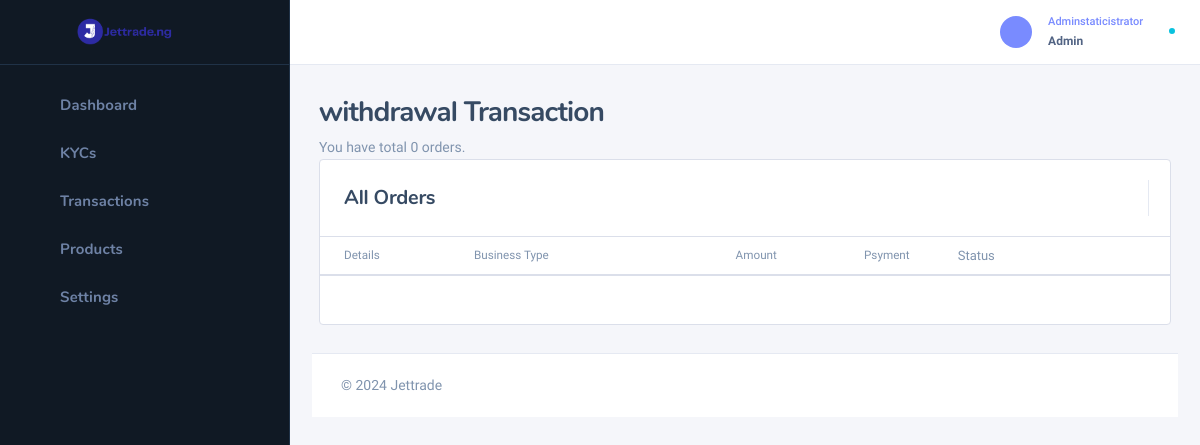
The app's page /superadmin/withdraw, older data.
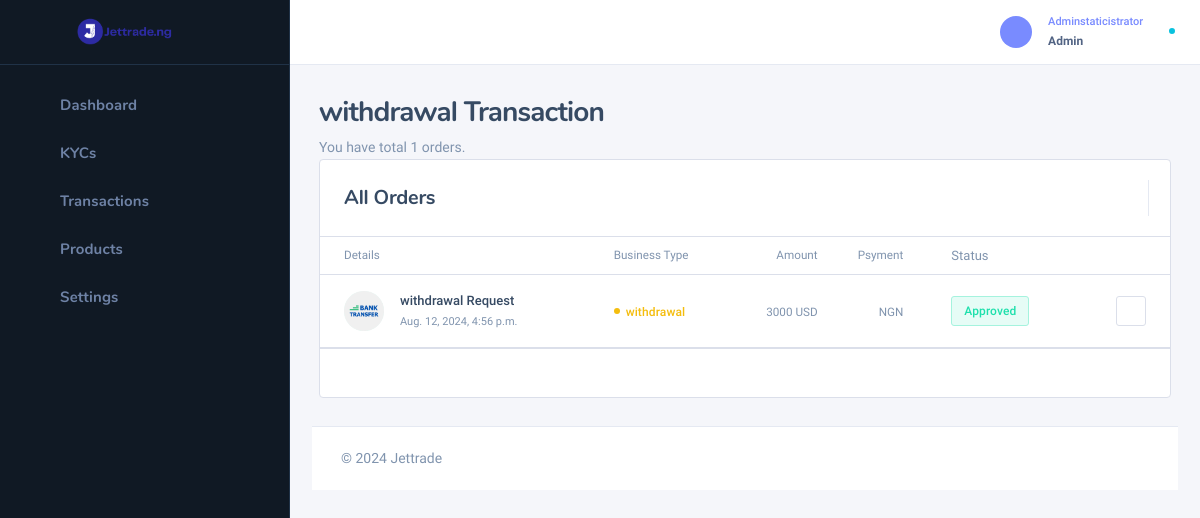
The same page, newer data.
### user_app/models.py (models this page shows, shortened)
class withd_his(models.Model):
    user = models.ForeignKey(settings.AUTH_USER_MODEL,on_delete=models.SET_NULL, null=True)
    bank = models.ForeignKey(bankdetails, on_delete=models.CASCADE)
    name = models.CharField(max_length=100)
    account_number = models.CharField(max_length=100)
    amount = models.IntegerField(default=0)
    status = models.BooleanField(default=False)
    date = models.DateTimeField(blank=True,null=True,default=timezone.now)

### superadmin/views.py (the view)
# urls.py: path('withdraw',views.withdraw,name='withdraw'),
def withdraw(request):
   x = withd_his.objects.all()
   t_tal = len(withd_his.objects.all())
   if request.method == 'POST':
      u_id = request.POST.get('u_id')
      sv = withd_his.objects.get(id=u_id)
      user_id = sv.user.id
      bl = balance.objects.filter(user_id=user_id).first()
      sv.status = True
      bl.amount -= sv.amount
      bl.save()
      sv.save()
      subject = "Crypto transaction"
      message = f"""
 Hello {sv.user.username}, the crypto you sold has been approved.
https://Jettrade.com.ng .Allright reserve 2024
"""
      sender = "test@kcls-swift.com"
      receiver = [sv.user.email, ]
      messages.success(request,'Payment has been approved')
      return HttpResponseRedirect(request.META.get('HTTP_REFERER'))
   else:
    return render(request,'admin_temp/withdraw.html',locals())

### user_app/context_processors.py (called while the page is built)
def kycver(request):
    try:
      active =   Kycverification.objects.filter(user=request.user).first
    except:
       Kycverification.DoesNotExist
       active = None
    return {'active':active}

### template/admin_temp/withdraw.html (shortened to what the changed rows need)
{% extends 'admin_temp/base.html' %}
{% load static %}
{% block content %}
<div class="nk-content ">
    <div class="container-fluid">
        <div class="nk-content-inner">
            <div class="nk-content-body">
                <div class="nk-block-head nk-block-head-sm">
                    <div class="nk-block-between g-3">
                        <div class="nk-block-head-content">
                            <div class="nk-block-des text-soft">
                                <p>You have total {{t_tal}} orders.</p>
                            </div>
                        </div>
                </div>
                <div class="nk-block">
                    <div class="card card-bordered card-stretch">
                        <div class="card-inner-group">
                            <div class="card-inner p-0">
                                <div class="nk-tb-list nk-tb-tnx">
                                    {% for x in x reversed %}
                                    <div class="nk-tb-item">
                                        <div class="nk-tb-col">
                                            <div class="nk-tnx-type">
                                                <div class="nk-tnx-type-icon bg-success-dim text-success">
                                                    <img src="{% static 'ui/images/bank.png' %}" alt="">
                                                </div>
                                                <div class="nk-tnx-type-text">
                                                    <span class="tb-lead">withdrawal Request</span>
                                                    <span class="tb-date">{{x.date}}</span>
                                                </div>
                                            </div>
                                        </div>
                                        <div class="nk-tb-col tb-col-lg">
                                            <span class="badge badge-dot bg-warning">withdrawal</span>
                                        </div>
                                        <div class="nk-tb-col text-end">
                                            <span class="tb-amount-sm">{{x.amount}} USD</span>
                                        </div>
                                        <div class="nk-tb-col text-end tb-col-sm">
                                            <span class="tb-amount-sm">{{x.payment}} NGN</span>
                                        </div>
                                        <div class="nk-tb-col nk-tb-col-status">
                                           {% if x.status %}
                                           <span class="badge badge-sm badge-dim bg-outline-success d-none d-md-inline-flex">Approved</span>
                                           {% else %}
                                           <span class="badge badge-sm badge-dim bg-outline-warning d-none d-md-inline-flex">Pending</span>
                                           {% endif %}
                                        </div>
                                        <div class="nk-tb-col nk-tb-col-tools">
                                            <ul class="nk-tb-actions gx-2">
                                                    <div class="dropdown">
                                                        <a href="#" class="dropdown-toggle bg-white btn btn-sm btn-outline-light btn-icon" data-bs-toggle="dropdown"><em class="icon ni ni-more-h"></em></a>
                                                    </div>
                                            </ul>
                                        </div>
                                    </div>
                                   {% endfor %}
                                </div>
                            </div>
                        </div>
                    </div>
                </div>
            </div>
        </div>
    </div>
</div>
{% endblock %}

Row changes from the older to the newer data that the page shows:
added withd_his: date "Aug. 12, 2024, 4:56 p.m.", amount "3000", status "Approved"
Text that changed along with them:
{{ t_tal }}: "0" → "1"
